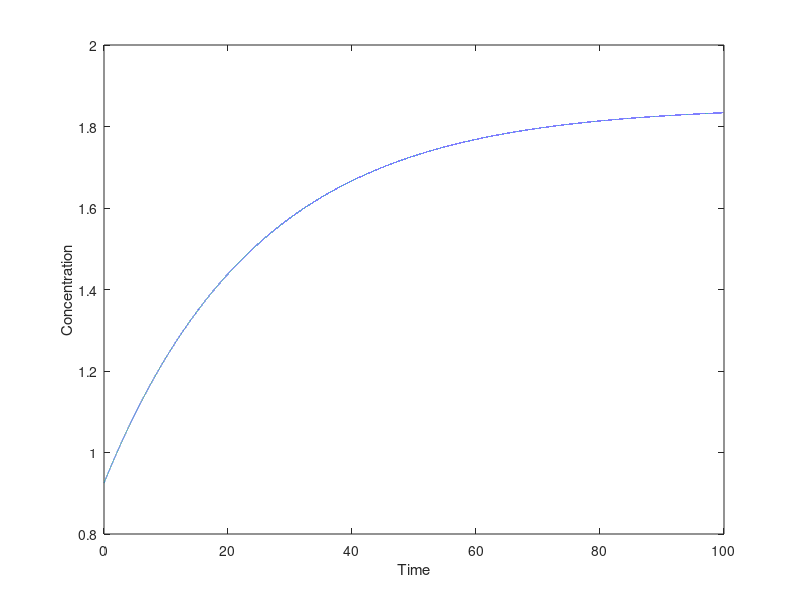

The MATLAB source for this figure:
% dC/dt = (f/v)*c0 - (f/v)*C
% Data: f0= 0.085 m3/min
% v= 2.1 m3
% Cinit= 0.925 kg/m3 (t <=0 )
% C0= 1.85 kg/m3 (t > 0)
clc
clear all
f= 0.085;
v= 2.1;
C0= 1.85;
C= 0.925;
t= 0;
dt= 0.001; %Cheat
for n = 1:100000 %Cheat
    X(n,:)= [C t];
    dC= f*(C0-C)/v;
    C= C+dt*dC;
    t= t+dt;
end
figure;
plot(X(:,2),X(:,1))
xlabel('Time')
ylabel('Concentration')